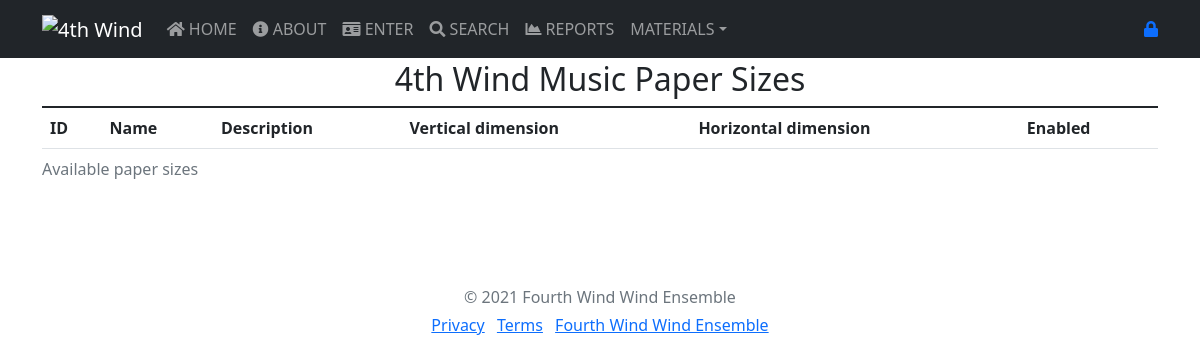
Before: /papersizes.php with the older database file.
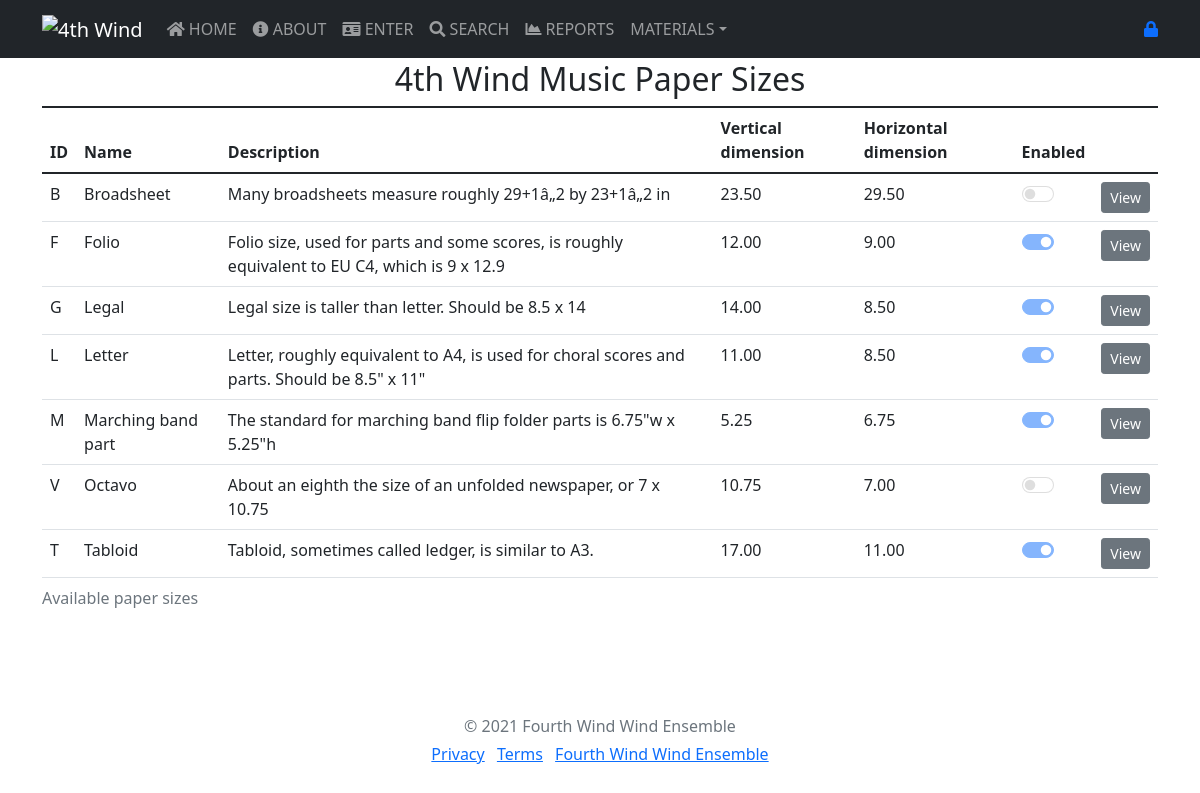
After: the same page with the newer database file.
### tables this page shows
CREATE TABLE `paper_sizes` (
  `id_paper_size` varchar(4) NOT NULL COMMENT 'Paper size ID (one letter)',
  `name` varchar(255) NOT NULL COMMENT 'Size, for example Legal, Letter, Folio',
  `description` varchar(255) DEFAULT NULL COMMENT 'Use to list other examples',
  `vertical` decimal(7,2) UNSIGNED DEFAULT NULL COMMENT 'Vertical size in inches',
  `horizontal` decimal(7,2) UNSIGNED DEFAULT NULL COMMENT 'Horizontal size in inches',
  `enabled` int(11) UNSIGNED NOT NULL DEFAULT 0 COMMENT 'Set greater than 0 if this size is used'
);

### papersizes.php (the view, shortened to what this page needs)
<?php
  require_once("includes/header.php");
  require_once("includes/navbar.php");
?>
<main role="main">
    <div class="container">
        <h2 align="center"><?php echo ORGNAME ?> Music Paper Sizes</h2>
        <div id="paper_size_table">
        <?php
        echo '
            <div class="panel panel-default">
               <div class="table-repsonsive">
                    <table class="table table-hover">
                    <caption class="title">Available paper sizes</caption>
                    <thead>
                    <tr>
                        <th>ID</th>
                        <th>Name</th>
                        <th>Description</th>
                        <th>Vertical dimension</th>
                        <th>Horizontal dimension</th>
                        <th>Enabled</th>
                    </tr>
                    </thead>
                    <tbody>';
        $f_link = f_sqlConnect(DB_HOST, DB_USER, DB_PASS, DB_NAME);
        $sql = "SELECT * FROM paper_sizes ORDER BY name;";
        $res = mysqli_query($f_link, $sql) or die('Error: ' . mysqli_error($f_link));
        while ($rowList = mysqli_fetch_array($res)) {
            $id_paper_size = $rowList['id_paper_size'];
            $name = $rowList['name'];
            $description = $rowList['description'];
            $vertical = $rowList['vertical'];
            $horizontal = $rowList['horizontal'];
            $enabled = $rowList['enabled'];
            echo '<tr>
                        <td>'.$id_paper_size.'</td>
                        <td>'.$name.'</td>
                        <td>'.$description.'</td>
                        <td>'.$vertical.'</td>
                        <td>'.$horizontal.'</td>
                        <td><div class="form-check form-switch">
                        <input class="form-check-input" type="checkbox" role="switch" id="typeEnabled" disabled '. (($enabled == 1) ? "checked" : "") .'>
                        </div></td>                        ';
            echo '
                        <td><input type="button" name="view" value="View" id="'.$id_paper_size.'" class="btn btn-secondary btn-sm view_data" /></td>
                    </tr>
                    ';
        }
        echo '
                    </tbody>
                    </table>
                </div>
            </div>
           ';
        ?>
    </div>
</main>
<?php require_once("includes/footer.php");?>
</body>
</html>

Changed rows visible on the page:
added paper_sizes: id_paper_size "B", name "Broadsheet", description "Many broadsheets measure roughly 29+1â„2 by 23+1â„2 in", vertical "23.50", horizontal "29.50"
added paper_sizes: id_paper_size "F", name "Folio", description "Folio size, used for parts and some scores, is roughly equivalent to EU C4, which is 9 x 12.9", vertical "12.00", horizontal "9.00", enabled "☑"
added paper_sizes: id_paper_size "G", name "Legal", description "Legal size is taller than letter. Should be 8.5 x 14", vertical "14.00", horizontal "8.50", enabled "☑"
added paper_sizes: id_paper_size "L", name "Letter", description "Letter, roughly equivalent to A4, is used for choral scores and parts. Should be 8.5\" x 11\"", vertical "11.00", horizontal "8.50", enabled "☑"
added paper_sizes: id_paper_size "M", name "Marching band part", description "The standard for marching band flip folder parts is 6.75\"w x 5.25\"h", vertical "5.25", horizontal "6.75", enabled "☑"
added paper_sizes: id_paper_size "V", name "Octavo", description "About an eighth the size of an unfolded newspaper, or 7 x 10.75", vertical "10.75", horizontal "7.00", view "View"
added paper_sizes: id_paper_size "T", name "Tabloid", description "Tabloid, sometimes called ledger, is similar to A3.", vertical "17.00", horizontal "11.00", enabled "☑"
